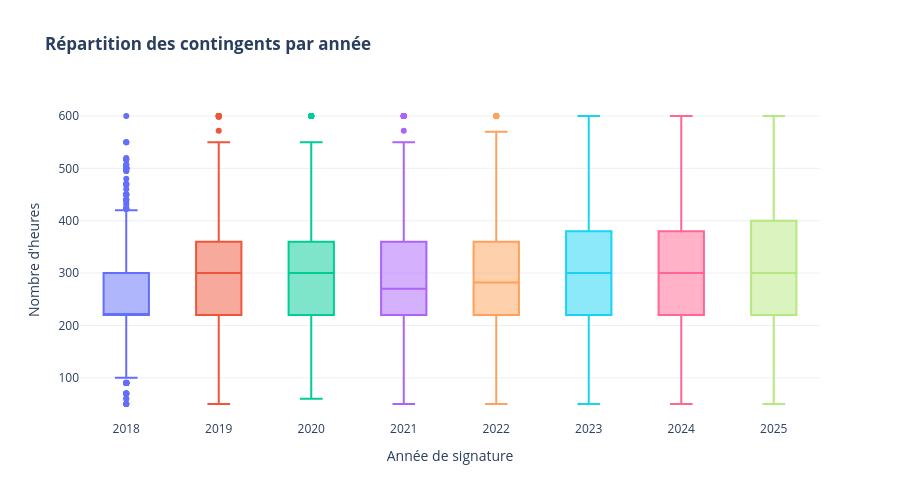

The notebook cell this image was saved under:
### Code cell
fig = px.box(
    data_filtered,
    x="anneeSignature",
    y="nombre_heures",
    color="anneeSignature",
    points="outliers",
    labels={"anneeSignature": "Année de signature", "nombre_heures": "Nombre d'heures"},
    title="<b>Répartition des contingents par année</b>",
)

fig.update_layout(
    xaxis_type="category",  # Évite les valeurs décimales sur l'axe des x
    showlegend=False,
    template="plotly_white",
    height=500,
    width=900,
)

fig.show()

### Figure 1 — Plotly figure (JSON) as saved in the notebook; plotly's stock layout.template omitted (floating-point values rounded to 4 significant figures; data arrays with more than 128 entries replaced by an {"elided": "..."} marker saying what was removed)
{"data": [{"alignmentgroup": "True", "boxpoints": "outliers", "hovertemplate": "Année de signature=%{x}<br>Nombre d'heures=%{y}<extra></extra>", "legendgroup": "2018", "marker": {"color": "#636efa"}, "name": "2018", "notched": false, "offsetgroup": "2018", "orientation": "v", "showlegend": true, "type": "box", "x": {"elided": "961 int values"}, "x0": " ", "xaxis": "x", "y": {"elided": "961 float values"}, "y0": " ", "yaxis": "y"}, {"alignmentgroup": "True", "boxpoints": "outliers", "hovertemplate": "Année de signature=%{x}<br>Nombre d'heures=%{y}<extra></extra>", "legendgroup": "2019", "marker": {"color": "#EF553B"}, "name": "2019", "notched": false, "offsetgroup": "2019", "orientation": "v", "showlegend": true, "type": "box", "x": {"elided": "1814 int values"}, "x0": " ", "xaxis": "x", "y": {"elided": "1814 float values"}, "y0": " ", "yaxis": "y"}, {"alignmentgroup": "True", "boxpoints": "outliers", "hovertemplate": "Année de signature=%{x}<br>Nombre d'heures=%{y}<extra></extra>", "legendgroup": "2020", "marker": {"color": "#00cc96"}, "name": "2020", "notched": false, "offsetgroup": "2020", "orientation": "v", "showlegend": true, "type": "box", "x": {"elided": "1664 int values"}, "x0": " ", "xaxis": "x", "y": {"elided": "1664 float values"}, "y0": " ", "yaxis": "y"}, {"alignmentgroup": "True", "boxpoints": "outliers", "hovertemplate": "Année de signature=%{x}<br>Nombre d'heures=%{y}<extra></extra>", "legendgroup": "2021", "marker": {"color": "#ab63fa"}, "name": "2021", "notched": false, "offsetgroup": "2021", "orientation": "v", "showlegend": true, "type": "box", "x": {"elided": "1862 int values"}, "x0": " ", "xaxis": "x", "y": {"elided": "1862 float values"}, "y0": " ", "yaxis": "y"}, {"alignmentgroup": "True", "boxpoints": "outliers", "hovertemplate": "Année de signature=%{x}<br>Nombre d'heures=%{y}<extra></extra>", "legendgroup": "2022", "marker": {"color": "#FFA15A"}, "name": "2022", "notched": false, "offsetgroup": "2022", "orientation": "v", "showlegend": true, "type": "box", "x": {"elided": "1965 int values"}, "x0": " ", "xaxis": "x", "y": {"elided": "1965 float values"}, "y0": " ", "yaxis": "y"}, {"alignmentgroup": "True", "boxpoints": "outliers", "hovertemplate": "Année de signature=%{x}<br>Nombre d'heures=%{y}<extra></extra>", "legendgroup": "2023", "marker": {"color": "#19d3f3"}, "name": "2023", "notched": false, "offsetgroup": "2023", "orientation": "v", "showlegend": true, "type": "box", "x": {"elided": "2223 int values"}, "x0": " ", "xaxis": "x", "y": {"elided": "2223 float values"}, "y0": " ", "yaxis": "y"}, {"alignmentgroup": "True", "boxpoints": "outliers", "hovertemplate": "Année de signature=%{x}<br>Nombre d'heures=%{y}<extra></extra>", "legendgroup": "2024", "marker": {"color": "#FF6692"}, "name": "2024", "notched": false, "offsetgroup": "2024", "orientation": "v", "showlegend": true, "type": "box", "x": {"elided": "2314 int values"}, "x0": " ", "xaxis": "x", "y": {"elided": "2314 float values"}, "y0": " ", "yaxis": "y"}, {"alignmentgroup": "True", "boxpoints": "outliers", "hovertemplate": "Année de signature=%{x}<br>Nombre d'heures=%{y}<extra></extra>", "legendgroup": "2025", "marker": {"color": "#B6E880"}, "name": "2025", "notched": false, "offsetgroup": "2025", "orientation": "v", "showlegend": true, "type": "box", "x": {"elided": "2215 int values"}, "x0": " ", "xaxis": "x", "y": {"elided": "2215 float values"}, "y0": " ", "yaxis": "y"}], "layout": {"boxmode": "overlay", "height": 500, "legend": {"title": {"text": "Année de signature"}, "tracegroupgap": 0}, "showlegend": false, "title": {"text": "<b>Répartition des contingents par année</b>"}, "width": 900, "xaxis": {"anchor": "y", "categoryarray": [2018, 2019, 2020, 2021, 2022, 2023, 2024, 2025], "categoryorder": "array", "domain": [0, 1], "title": {"text": "Année de signature"}, "type": "category"}, "yaxis": {"anchor": "x", "domain": [0, 1], "title": {"text": "Nombre d'heures"}}}}
